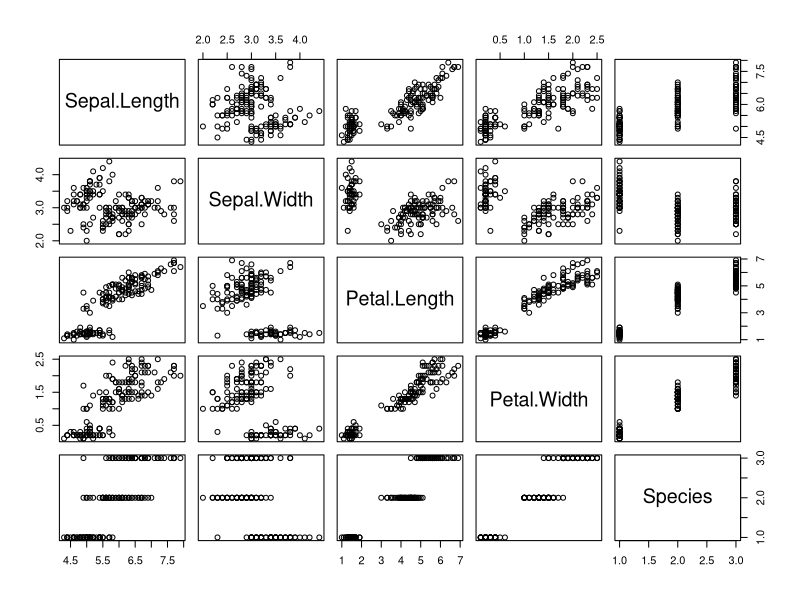
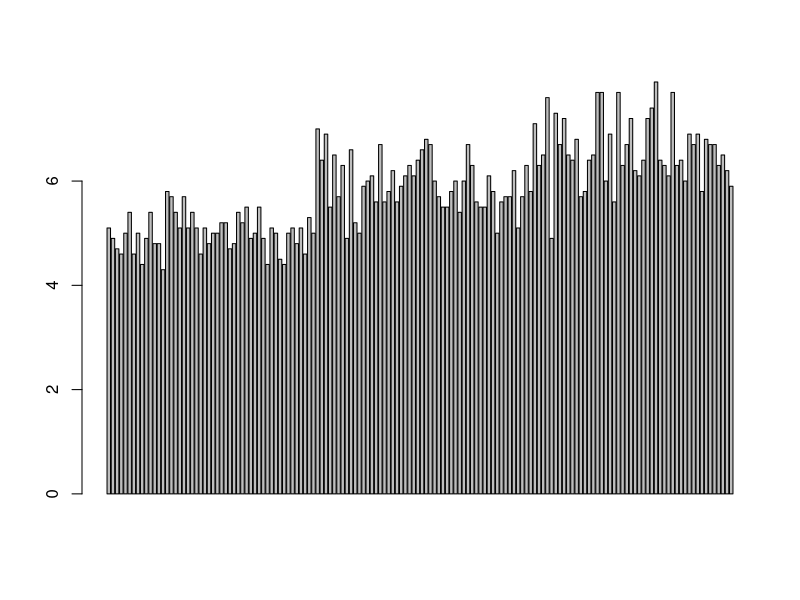

The R source for these figures, in order:
## ---- chunk 1
knitr::opts_chunk$set(echo = FALSE)

# Learn more about creating blogs with Distill at:
# https://rstudio.github.io/distill/blog.html

## ---- chunk 2
plot(iris)
## ---- chunk 3
barplot(iris$Sepal.Length)
